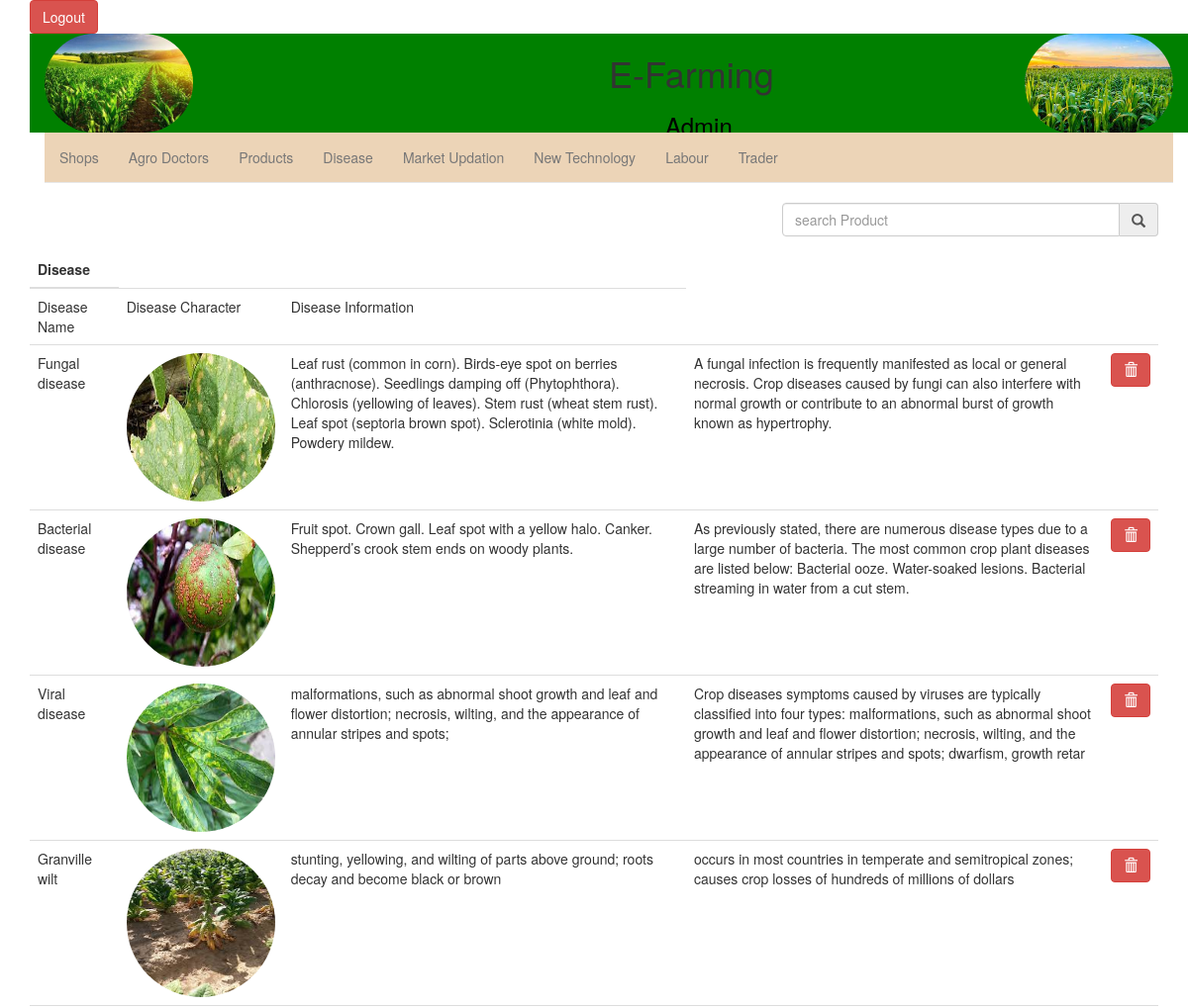
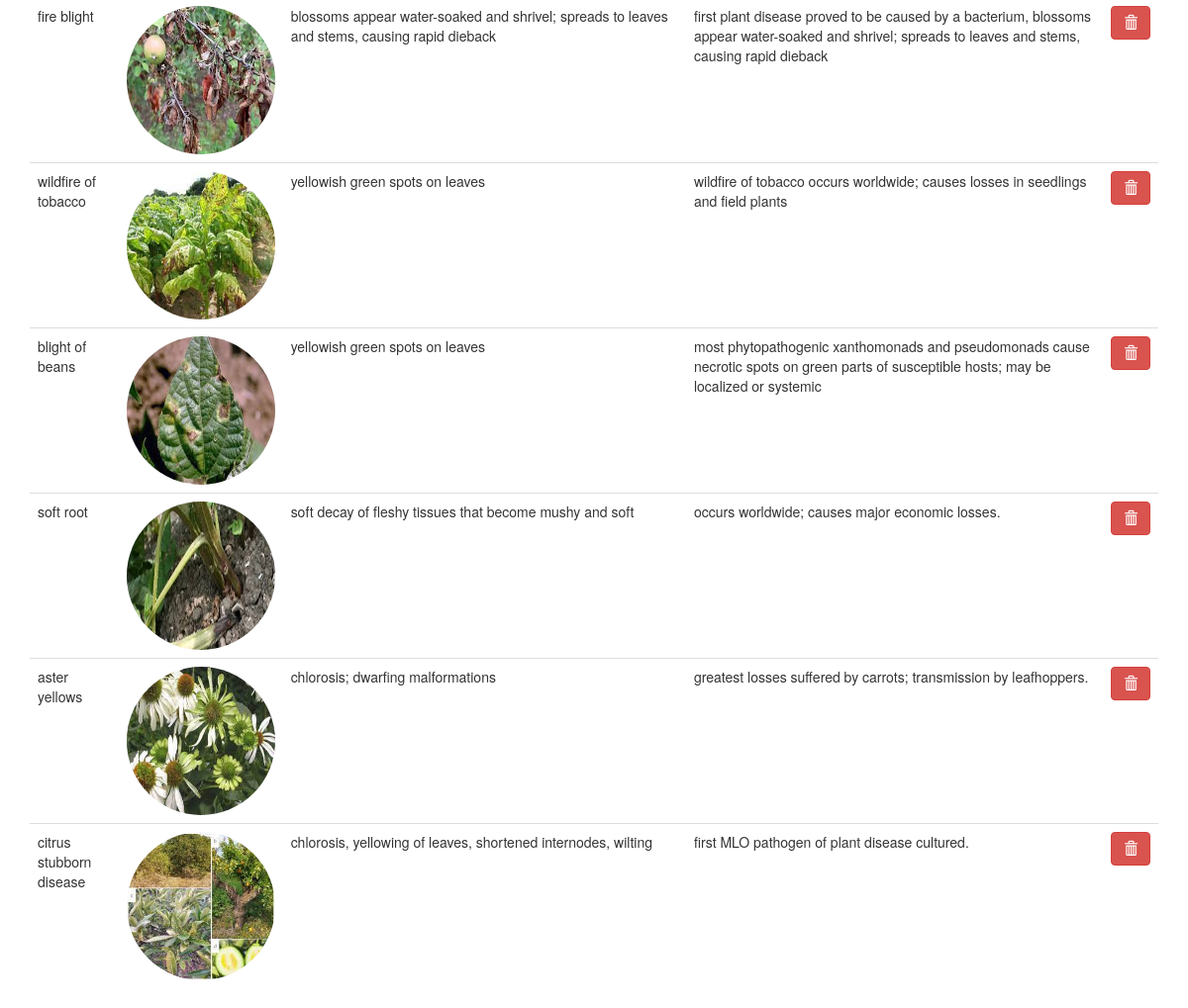
Screenshot of /admine/diseaserecord.php with the database file from the repository (2 pictures, top to bottom).
### tables this page shows
CREATE TABLE `disease` (
  `dname` varchar(40) NOT NULL,
  `dimg` varchar(100) NOT NULL,
  `dchar` varchar(500) NOT NULL,
  `description` mediumtext NOT NULL
);

### admine/diseaserecord.php (the view, shortened to what this page needs)
<!DOCTYPE html>
<html lang="">
    <head>
        <link href="https://maxcdn.bootstrapcdn.com/bootstrap/3.3.7/css/bootstrap.min.css" rel="stylesheet">
    </head>
    <body>
    <div class="container">
        <?php
        include("h.php")
        ?>
    </div>
<div class="container">
            <div class="form-group input-group col-md-offset-3 col-md-4" style="float:right">
              <input type="search" name="search" id="search" class="form-control" placeholder="search Product" onkeyup="return search()"><span class="input-group-addon"><i class="glyphicon glyphicon-search"></i></span></div>
        <table class="table table-hover" id="display">
            <thead>
                <tr>
                    <th>Disease</th>
                </tr>
            </thead>
            <tbody>
                <tr>
                    <td>Disease Name</td>
                    <td>Disease Character</td>
                    <td>Disease Information</td>
                </tr>
                <?php
                    require "dbcon.php";
                    $sql="select *from disease";
                   $res= mysqli_query($con,$sql);
                   while ($r=mysqli_fetch_array($res)) {
                    echo "<tr id='t1'>";
                    echo "<td>".$r[0]."</td>";
                    echo "<td><img src=../des/".$r[1]."></td>";
                    echo "<td>".$r[2]."</td>";
                    echo "<td>".$r[3]."</td>";
                    echo "<td><a href='../diseasesave.php?action=remove&dname=".$r[0]."'role='button'class='btn btn-danger'><span class='glyphicon glyphicon-trash'aria-hidden='true'></span></button></td>";
                    echo "</tr>";
                   }
                    ?>
            </tbody>
        </table></div>
    </body>
</html>

### admine/h.php (shortened to what this page needs)
<!DOCTYPE html>
<html lang="">
    <head>
        <link href="https://maxcdn.bootstrapcdn.com/bootstrap/3.3.7/css/bootstrap.min.css" rel="stylesheet">
    </head>
    <body>
    <td> <a class="btn btn-danger" href="../login.php" role="button">Logout </a></td>
        <div class="container" id="a">
        <img src="h.jpeg" class="img-responsive" alt="Image" style="float:right;">
        <img src="h2.jpeg" class="img-responsive" alt="Image" style="float: left;">
        <h1 style="margin-left:50%" >E-Farming</h1>
        <h3 style="margin-left:55%"><a  href="pass.php"><h3 style="color:black">Admin</h3></a></h3>
               </div>
<div class="container">
      <nav class="navbar navbar-default navbar-static-top" role="navigation" style="background-color: rgb(236, 212, 183);">
            <ul class="nav navbar-nav">
                <li class="active">
                <li> <a  href="shoprecord.php">Shops</a></li>
              <li><a href="agrrecord.php" >Agro Doctors</a></li>
              <li><a id="course" href="productrecord.php">Products </a></li>
                <li><a href="diseaserecord.php">Disease</a></li>
                <li> <a href="market1.php">Market Updation</a></li>
                <li> <a href="newtechrecord.php">New Technology</a></li>
                <li> <a href="labourrecord.php">Labour</a></li>
                <li> <a href="traderrecord.php">Trader</a></li>
            </ul>
           </nav>
</div>
    </body>
</html>

### admine/h.php (style rules this page uses)
#a { height: 100px; background-color: green; }
img { border-radius: 180px; height: 150px; width: 150px; }

### rows the page displays
disease: dname "Fungal disease", dimg (picture), dchar "Leaf rust (common in corn). Birds-eye spot on berries (anthracnose). Seedlings damping off (Phytophthora). Chlorosis (yellowing of leaves). Stem rust (wheat stem rust). Leaf spot (septoria brown spot). Sclerotinia (white mold). Powdery mildew.", description "A fungal infection is frequently manifested as local or general necrosis. Crop diseases caused by fungi can also interfere with normal growth or contribute to an abnormal burst of growth known as hypertrophy."
disease: dname "Bacterial disease", dimg (picture), dchar "Fruit spot. Crown gall. Leaf spot with a yellow halo. Canker. Shepperd’s crook stem ends on woody plants.", description "As previously stated, there are numerous disease types due to a large number of bacteria. The most common crop plant diseases are listed below: Bacterial ooze. Water-soaked lesions. Bacterial streaming in water from a cut stem."
disease: dname "Viral disease", dimg (picture), dchar "malformations, such as abnormal shoot growth and leaf and flower distortion; necrosis, wilting, and the appearance of annular stripes and spots;", description "Crop diseases symptoms caused by viruses are typically classified into four types: malformations, such as abnormal shoot growth and leaf and flower distortion; necrosis, wilting, and the appearance of annular stripes and spots; dwarfism, growth retar"
disease: dname "Granville wilt", dimg (picture), dchar "stunting, yellowing, and wilting of parts above ground; roots decay and become black or brown", description "occurs in most countries in temperate and semitropical zones; causes crop losses of hundreds of millions of dollars"
disease: dname "fire blight", dimg (picture), dchar "blossoms appear water-soaked and shrivel; spreads to leaves and stems, causing rapid dieback", description "first plant disease proved to be caused by a bacterium, blossoms appear water-soaked and shrivel; spreads to leaves and stems, causing rapid dieback"
disease: dname "wildfire of tobacco", dimg (picture), dchar "yellowish green spots on leaves", description "wildfire of tobacco occurs worldwide; causes losses in seedlings and field plants"
disease: dname "blight of beans", dimg (picture), dchar "yellowish green spots on leaves", description "most phytopathogenic xanthomonads and pseudomonads cause necrotic spots on green parts of susceptible hosts; may be localized or systemic"
disease: dname "soft root", dimg (picture), dchar "soft decay of fleshy tissues that become mushy and soft", description "occurs worldwide; causes major economic losses."
disease: dname "aster yellows", dimg (picture), dchar "chlorosis; dwarfing malformations", description "greatest losses suffered by carrots; transmission by leafhoppers."
disease: dname "citrus stubborn disease", dimg (picture), dchar "chlorosis, yellowing of leaves, shortened internodes, wilting", description "first MLO pathogen of plant disease cultured."
